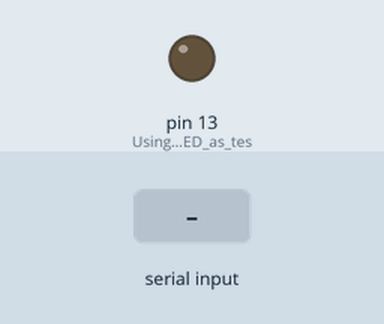
Bench run of a sketch on a simulated Arduino Uno, built with avr-gcc and run on an emulated ATmega328P. Shown: output pins drawn as LEDs (lit = HIGH). Inputs (shaded band) come from the test bench.

Above: at 1.2 s.
1.3 s: "1" received over Serial
At 2.0 s:
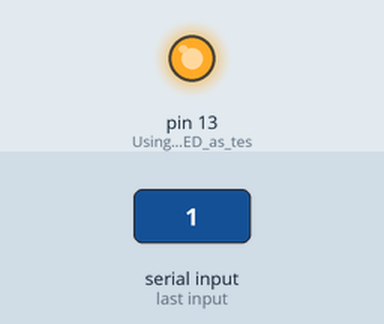
Timing chart, 0 to 4.3 s (numbered marks = the images above; inputs shaded):
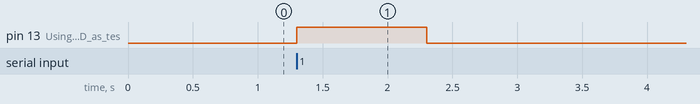

The sketch:

arduino_control.ino
```cpp
void setup() {
  Serial.begin(9600);
  pinMode(13, OUTPUT); // Using built-in LED as test
}

void loop() {
  if (Serial.available() > 0) {
    char data = Serial.read();

    if (data == '1') {
      digitalWrite(13, HIGH); // Turn on hardware
      delay(1000);            // Keep it on for 1 second
      digitalWrite(13, LOW);  // Turn off
    }
  }
}
```

Measured:
- after the input at 1.3 s, pin 13 (Using_built-in_LED_as_tes): LOW → HIGH at once, → LOW 1.0 s later
